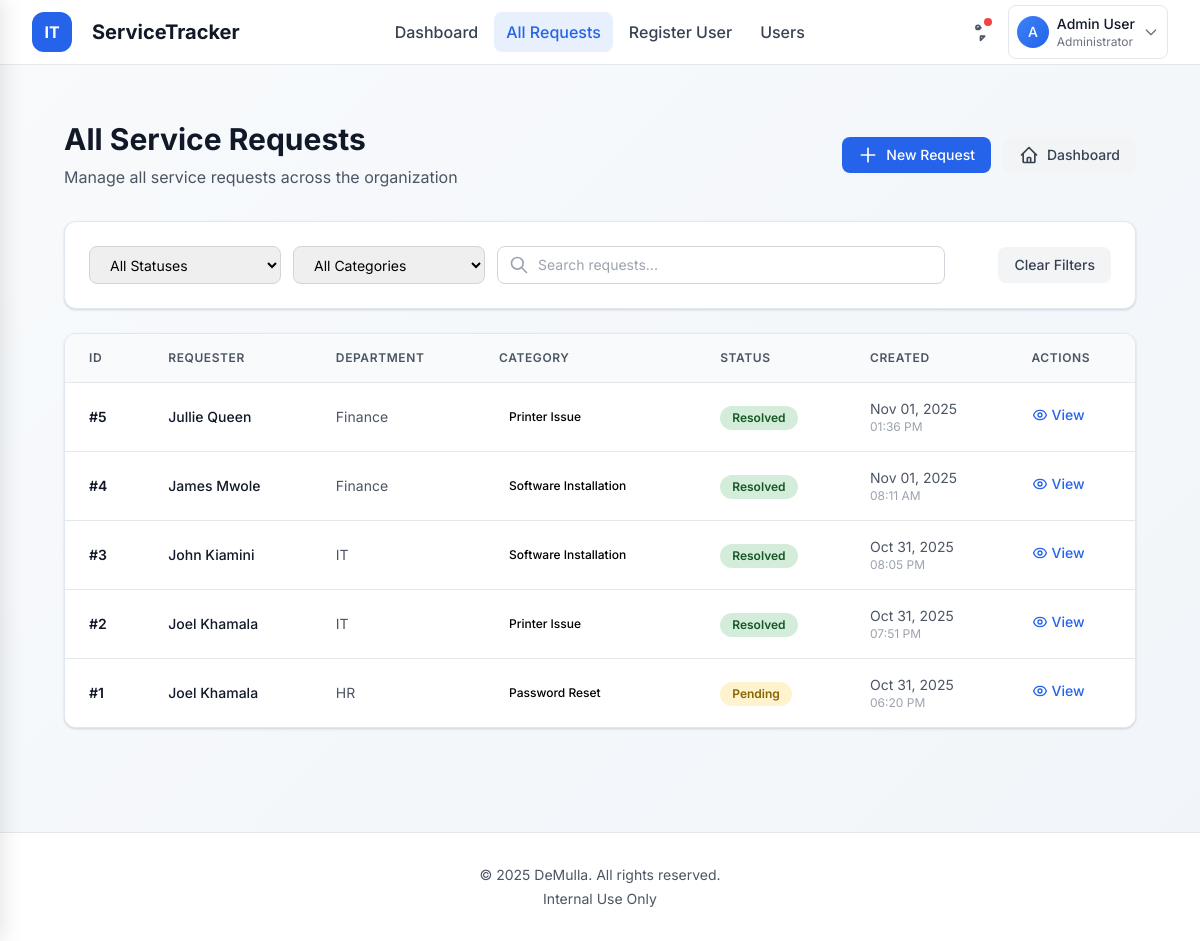
The app's page /requests/ (signed in), older data.
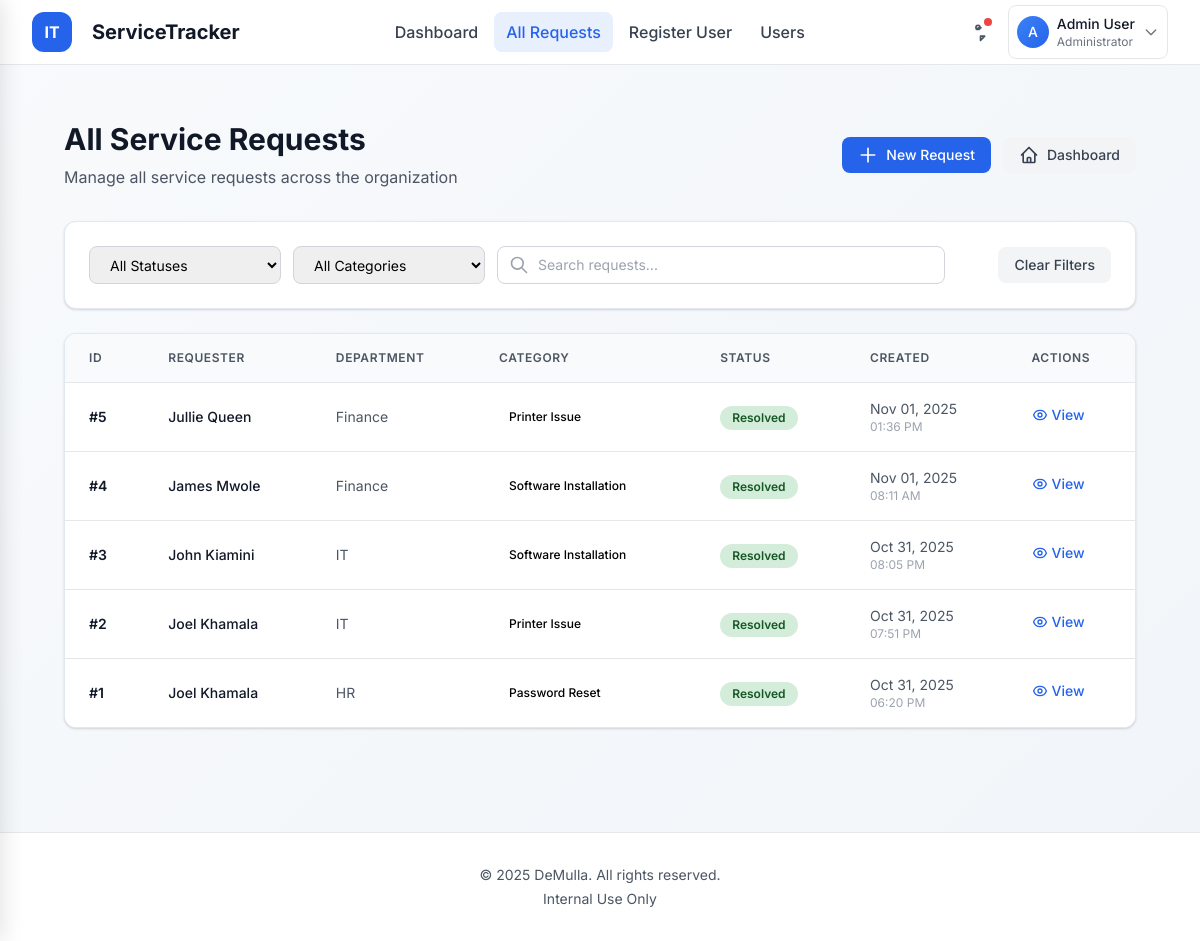
The same page, newer data.
### requests_app/models.py (models this page shows, shortened)
class ServiceRequest(models.Model):
    STATUS_CHOICES = [
        ('Pending', 'Pending'),
        ('In Progress', 'In Progress'),
        ('Resolved', 'Resolved'),
    ]
    CATEGORY_CHOICES = [
        ('Password Reset', 'Password Reset'),
        ('Printer Issue', 'Printer Issue'),
        ('Software Installation', 'Software Installation'),
        ('Network Problem', 'Network Problem'),
        ('Other', 'Other'),
    ]
    requester_name = models.CharField(max_length=150)
    department = models.CharField(max_length=100)
    category = models.CharField(max_length=100, choices=CATEGORY_CHOICES)
    description = models.TextField()
    status = models.CharField(max_length=20, choices=STATUS_CHOICES, default='Pending')
    created_at = models.DateTimeField(default=timezone.now)
    updated_at = models.DateTimeField(auto_now=True)
    resolved_at = models.DateTimeField(null=True, blank=True)
    resolved_by = models.ForeignKey(User, on_delete=models.SET_NULL, null=True, blank=True, related_name='resolved_requests')

### requests_app/views.py (the view)
# urls.py: path('requests/', views.list_requests, name='list_requests'),
@login_required
def list_requests(request):
    if not request.user.is_staff:
        return redirect('requests_app:my_requests')
    qs = ServiceRequest.objects.order_by('-created_at')
    total_count = qs.count()
    pending_count = qs.filter(status='Pending').count()
    in_progress_count = qs.filter(status='In Progress').count()
    resolved_count = qs.filter(status='Resolved').count()
    status = request.GET.get('status')
    if status:
        qs = qs.filter(status=status)
    return render(request, 'requests_list.html', {
        'requests': qs,
        'user': request.user,
        'is_my_requests': False,
        'total_count': total_count,
        'pending_count': pending_count,
        'in_progress_count': in_progress_count,
        'resolved_count': resolved_count,
    })

### requests_app/templates/requests_list.html (shortened to what the changed rows need)
{% extends "base.html" %}
{% load static %}
{% block content %}
<div class="max-w-7xl mx-auto px-4 sm:px-6 lg:px-8 py-8">
  <div class="flex flex-col sm:flex-row sm:items-center sm:justify-between mb-8">
    <div class="mb-4 sm:mb-0">
      <h1 class="text-3xl font-bold text-gray-900">
        {% if is_my_requests %}My Service Requests{% else %}All Service Requests{% endif %}
      </h1>
    </div>
  </div>
  <div class="card bg-white rounded-xl shadow-sm overflow-hidden">
    {% if requests %}
    <div class="overflow-x-auto">
      <table class="min-w-full divide-y divide-gray-200">
        <thead class="bg-gray-50">
          <tr>
            <th class="px-6 py-4 text-left text-xs font-semibold text-gray-600 uppercase tracking-wider">ID</th>
            {% if user.is_staff and not is_my_requests %}
            <th class="px-6 py-4 text-left text-xs font-semibold text-gray-600 uppercase tracking-wider">Requester</th>
            {% endif %}
            <th class="px-6 py-4 text-left text-xs font-semibold text-gray-600 uppercase tracking-wider">Department</th>
            <th class="px-6 py-4 text-left text-xs font-semibold text-gray-600 uppercase tracking-wider">Category</th>
            <th class="px-6 py-4 text-left text-xs font-semibold text-gray-600 uppercase tracking-wider">Status</th>
            <th class="px-6 py-4 text-left text-xs font-semibold text-gray-600 uppercase tracking-wider">Created</th>
            <th class="px-6 py-4 text-left text-xs font-semibold text-gray-600 uppercase tracking-wider">Actions</th>
          </tr>
        </thead>
        <tbody class="divide-y divide-gray-200 bg-white">
          {% for req in requests %}
          <tr class="hover:bg-gray-50 transition-colors duration-150 request-row"
              data-status="{{ req.status }}"
              data-category="{{ req.category }}"
              data-search="{{ req.id }} {{ req.requester_name }} {{ req.department|default:'' }} {{ req.category }} {{ req.status }} {{ req.created_at|date:'M d, Y' }}">
            <td class="px-6 py-4 whitespace-nowrap">
              <div class="text-sm font-semibold text-gray-900">#{{ req.id }}</div>
            </td>
            {% if user.is_staff and not is_my_requests %}
            <td class="px-6 py-4 whitespace-nowrap">
              <div class="text-sm font-medium text-gray-900">{{ req.requester_name }}</div>
            </td>
            {% endif %}
            <td class="px-6 py-4 whitespace-nowrap">
              <div class="text-sm text-gray-600">{{ req.department|default:"-" }}</div>
            </td>
            <td class="px-6 py-4 whitespace-nowrap">
              <div class="flex items-center">
                <span class="category-badge category-{{ req.category|lower|slugify }} text-xs font-medium px-2.5 py-0.5 rounded-full">
                  {{ req.category }}
                </span>
              </div>
            </td>
            <td class="px-6 py-4 whitespace-nowrap">
              <span class="status-badge status-{{ req.status|lower|slugify }} text-xs font-semibold px-3 py-1 rounded-full">
                {{ req.status }}
              </span>
            </td>
            <td class="px-6 py-4 whitespace-nowrap">
              <div class="text-sm text-gray-600">{{ req.created_at|date:"M d, Y" }}</div>
              <div class="text-xs text-gray-400">{{ req.created_at|date:"h:i A" }}</div>
            </td>
            <td class="px-6 py-4 whitespace-nowrap">
              <a href="{% url 'requests_app:detail_request' req.id %}"
                 class="btn-view inline-flex items-center text-sm font-medium text-blue-600 hover:text-blue-900">
                View
              </a>
            </td>
          </tr>
          {% endfor %}
        </tbody>
      </table>
    </div>
    {% endif %}
  </div>
</div>
{% endblock %}

Row changes from the older to the newer data that the page shows:
changed ServiceRequest "HR": status "Pending" → "Resolved"
